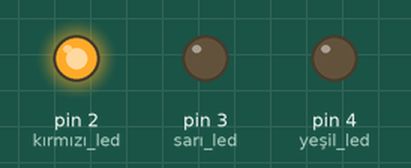
The sketch below on a simulated Arduino Uno, built with avr-gcc and run on an emulated ATmega328P. On the bench: output pins drawn as LEDs (lit = HIGH).

Above: at 5.0 s.
At 16.0 s:
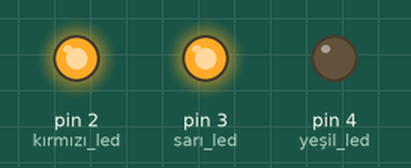
At 24.5 s:
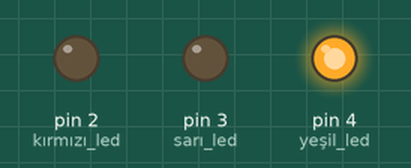
Timing chart, 0 to 35.1 s (numbered marks = the images above):
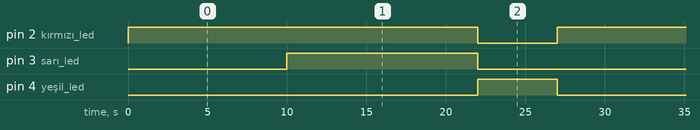

The sketch:

trafikLambalari.ino
```cpp
void setup()
{
  pinMode(2, OUTPUT);//kırmızı led
  pinMode(3, OUTPUT);//sarı led
  pinMode(4, OUTPUT);//yeşil led
}
//22saniye kırmızı 12sarı 5syeşil
void loop()
{
  digitalWrite(2,HIGH);//kımızı led yansın
  delay(10000);//10 saniye kırmızı yandı
  digitalWrite(3, HIGH);
  delay(12000);//12 saniye sarı ve kırmızı beraber yandı
  //10 saniye sarı sonra 2 saniye daha beklyip söndü
  digitalWrite(2,LOW);
  digitalWrite(3,LOW);
  digitalWrite(4,HIGH);
  delay(5000);//5 saniye yeşil ışık yandı
  digitalWrite(4,LOW);
}
```

Measured:
- by itself, pin 2 (kırmızı_led): alternates HIGH for 22.0 s and LOW for 5.0 s
- by itself, pin 3 (sarı_led): alternates HIGH for 12.0 s and LOW for 15.0 s
- by itself, pin 4 (yeşil_led): alternates HIGH for 5.0 s and LOW for 22.0 s
